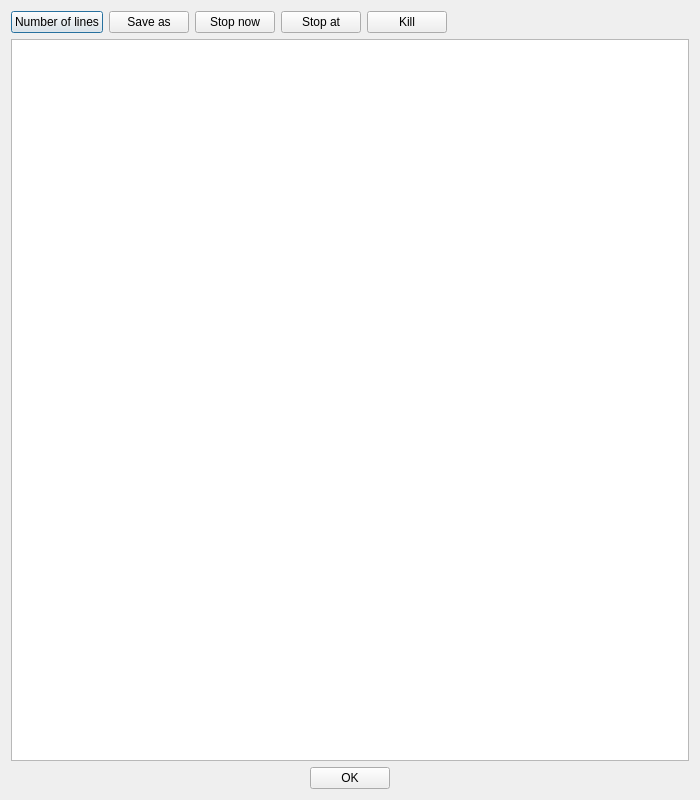
<ui version="4.0" >
 <class>CommandMgrDialogForm</class>
 <widget class="QDialog" name="CommandMgrDialogForm" >
  <property name="windowModality" >
   <enum>Qt::NonModal</enum>
  </property>
  <property name="geometry" >
   <rect>
    <x>0</x>
    <y>0</y>
    <width>700</width>
    <height>800</height>
   </rect>
  </property>
  <property name="windowTitle" >
   <string>Dialog</string>
  </property>
  <layout class="QVBoxLayout" name="verticalLayout" >
   <item>
    <layout class="QHBoxLayout" name="horizontalLayout_2" >
     <item>
      <widget class="QPushButton" name="pushButtonLines" >
       <property name="text" >
        <string>Number of lines</string>
       </property>
      </widget>
     </item>
     <item>
      <widget class="QPushButton" name="pushButtonSaveAs" >
       <property name="text" >
        <string>Save as</string>
       </property>
      </widget>
     </item>
     <item>
      <widget class="QPushButton" name="pushButtonStop" >
       <property name="text" >
        <string>Stop now</string>
       </property>
      </widget>
     </item>
     <item>
      <widget class="QPushButton" name="pushButtonStopAt" >
       <property name="text" >
        <string>Stop at</string>
       </property>
      </widget>
     </item>
     <item>
      <widget class="QPushButton" name="pushButtonKill" >
       <property name="text" >
        <string>Kill</string>
       </property>
      </widget>
     </item>
     <item>
      <spacer name="horizontalSpacer_3" >
       <property name="orientation" >
        <enum>Qt::Horizontal</enum>
       </property>
       <property name="sizeHint" stdset="0" >
        <size>
         <width>40</width>
         <height>20</height>
        </size>
       </property>
      </spacer>
     </item>
    </layout>
   </item>
   <item>
    <widget class="QTextEdit" name="logText" >
     <property name="font" >
      <font>
       <family>Courier New</family>
       <pointsize>10</pointsize>
      </font>
     </property>
     <property name="lineWrapMode" >
      <enum>QTextEdit::NoWrap</enum>
     </property>
     <property name="readOnly" >
      <bool>true</bool>
     </property>
    </widget>
   </item>
   <item>
    <layout class="QHBoxLayout" name="horizontalLayout" >
     <item>
      <spacer name="horizontalSpacer" >
       <property name="orientation" >
        <enum>Qt::Horizontal</enum>
       </property>
       <property name="sizeHint" stdset="0" >
        <size>
         <width>17</width>
         <height>20</height>
        </size>
       </property>
      </spacer>
     </item>
     <item>
      <widget class="QPushButton" name="pushButtonOK" >
       <property name="text" >
        <string>OK</string>
       </property>
      </widget>
     </item>
     <item>
      <spacer name="horizontalSpacer_2" >
       <property name="orientation" >
        <enum>Qt::Horizontal</enum>
       </property>
       <property name="sizeHint" stdset="0" >
        <size>
         <width>13</width>
         <height>20</height>
        </size>
       </property>
      </spacer>
     </item>
    </layout>
   </item>
  </layout>
 </widget>
 <resources/>
 <connections>
  <connection>
   <sender>pushButtonOK</sender>
   <signal>clicked()</signal>
   <receiver>CommandMgrDialogForm</receiver>
   <slot>accept()</slot>
   <hints>
    <hint type="sourcelabel" >
     <x>350</x>
     <y>775</y>
    </hint>
    <hint type="destinationlabel" >
     <x>349</x>
     <y>399</y>
    </hint>
   </hints>
  </connection>
 </connections>
</ui>
